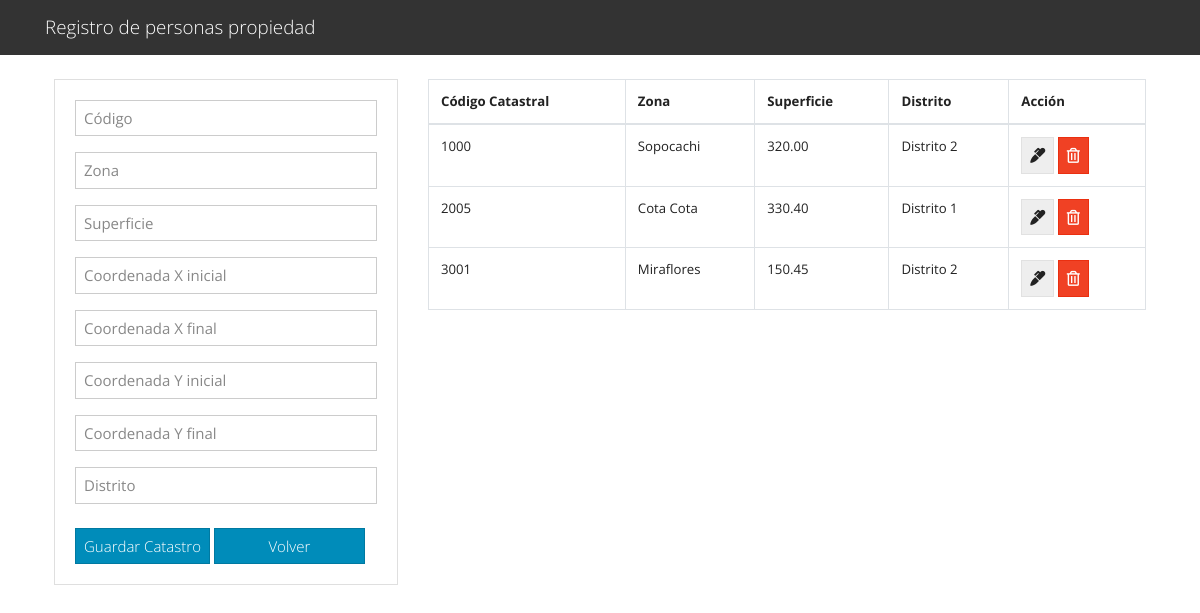
The app's page /propiedades.php?ci=3456789 with its own data.
### tables this page shows
CREATE TABLE `catastro` (
  `codigo` int(11) NOT NULL,
  `zona` varchar(50) DEFAULT NULL,
  `Xini` decimal(10,2) DEFAULT NULL,
  `Xfin` decimal(10,2) DEFAULT NULL,
  `Yini` decimal(10,2) DEFAULT NULL,
  `Yfin` decimal(10,2) DEFAULT NULL,
  `superficie` decimal(10,2) DEFAULT NULL,
  `distrito` varchar(50) DEFAULT NULL,
  `ci` int(11) DEFAULT NULL
);

### propiedades.php (the view, shortened to what this page needs)
<?php include("db.php"); ?>
<?php include('includes/header.php'); ?>
<main class="container p-4">
  <div class="row">
    <div class="col-md-4">
      <div class="card card-body">
        <form action="guardar_catastro.php" method="GET">
          <div class="form-group">
            <input type="text" name="codigo" class="form-control" placeholder="Código" autofocus required>
          </div>
          <div class="form-group">
            <input type="text" name="zona" class="form-control" placeholder="Zona" required>
          </div>
          <div class="form-group">
            <input type="text" name="superficie" class="form-control" placeholder="Superficie" required>
          </div>
          <div class="form-group">
            <input type="text" name="Xini" class="form-control" placeholder="Coordenada X inicial" required>
          </div>
          <div class="form-group">
            <input type="text" name="Xfin" class="form-control" placeholder="Coordenada X final" required>
          </div>
          <div class="form-group">
            <input type="text" name="Yini" class="form-control" placeholder="Coordenada Y inicial" required>
          </div>
          <div class="form-group">
            <input type="text" name="Yfin" class="form-control" placeholder="Coordenada Y final" required>
          </div>
          <div class="form-group">
            <input type="text" name="distrito" class="form-control" placeholder="Distrito" required>
          </div>
          <input type="submit" name="save_catastro" class="btn btn-primary w-45 mt-2" value="Guardar Catastro">
        <a href="CRUD.php" class="btn btn-primary w-50 mt-2">Volver</a>
        </form>
      </div>
    </div>
    <div class="col-md-8">
      <?php
      if (isset($_GET['ci'])) {
        $ci = $_GET['ci'];
        $query = "SELECT * FROM Catastro WHERE ci = '$ci'";
        $result_catastros = mysqli_query($conn, $query);
        if (mysqli_num_rows($result_catastros) > 0) {
      ?>
      <table class="table table-bordered">
        <thead>
          <tr>
            <th>Código Catastral</th>
            <th>Zona</th>
            <th>Superficie</th>
            <th>Distrito</th>
            <th>Acción</th>
          </tr>
        </thead>
        <tbody>
          <?php
          while ($row = mysqli_fetch_assoc($result_catastros)) { ?>
          <tr>
            <td><?php echo $row['codigo']; ?></td>
            <td><?php echo $row['zona']; ?></td>
            <td><?php echo $row['superficie']; ?></td>
            <td><?php echo $row['distrito']; ?></td>
            <td>
              <a href="edit_c.php?ci=<?php echo $row['ci']?>" class="btn btn-secondary">
                <i class="fas fa-marker"></i>
              </a>
              <a href="delete_c.php?codigo=<?php echo $row['codigo']?>" class="btn btn-danger">
                <i class="far fa-trash-alt"></i>
              </a>
            </td>
          </tr>
          <?php } ?>
        </tbody>
      </table>
      <?php
        } else {
          echo "<p>No se encontraron propiedades para esta persona.</p>";
        }
      } else {
        echo "<p>CI no proporcionado.</p>";
      }
      ?>
    </div>
  </div>
</main>
<?php include('includes/footer.php'); ?>

### records on screen
catastro: codigo "1000", zona "Sopocachi", superficie "320.00", distrito "Distrito 2"
catastro: codigo "2005", zona "Cota Cota", superficie "330.40", distrito "Distrito 1"
catastro: codigo "3001", zona "Miraflores", superficie "150.45", distrito "Distrito 2"
